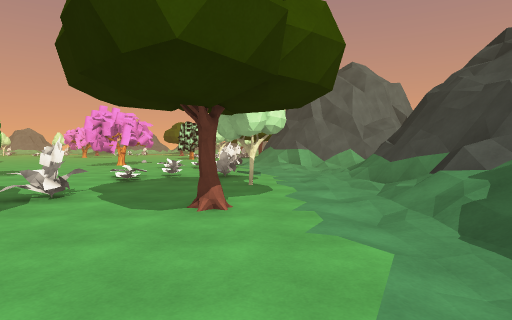
View 1 (above)

24 first-person views from a walk through a 3-D level made in the Unity game engine. The camera is 1.2 m above the floor, tilts 2° down and sees 75° across. The floor is counted in squares, 2 m on a side. Each view is taken from the middle of a square. On the plan, view 1 faces up. The plan holds only what a view shows up to about 10 squares ahead; the rest is blank. The place goes on beyond the plan. Some animated figures are not drawn. Some surface patterns are stand-ins.

View 2
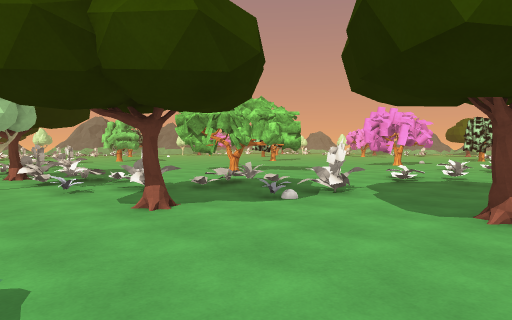

View 3
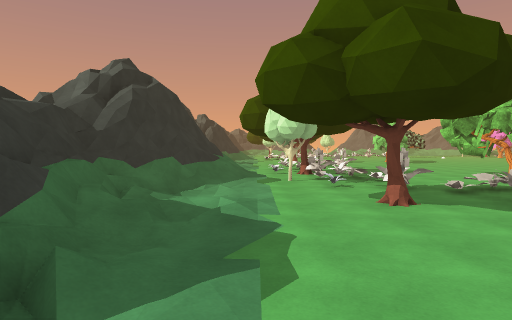

View 4
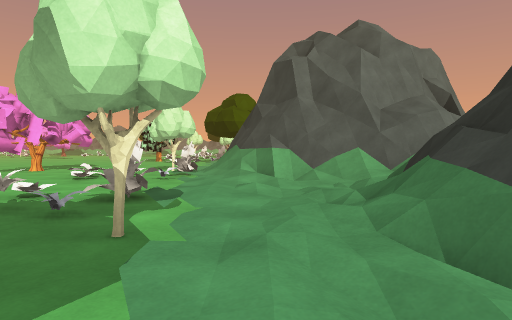

View 5
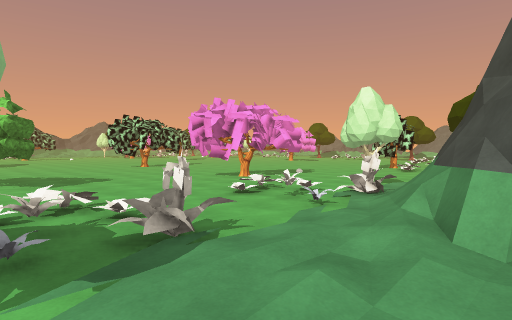

View 6
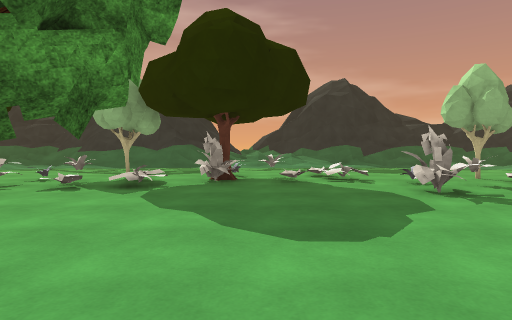

View 7
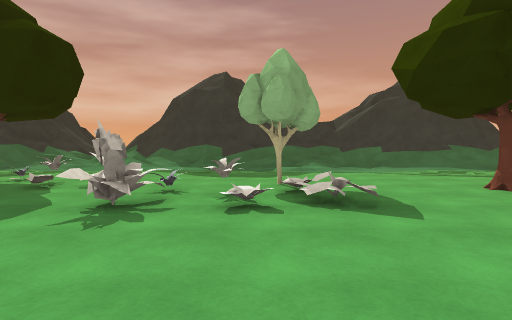

View 8
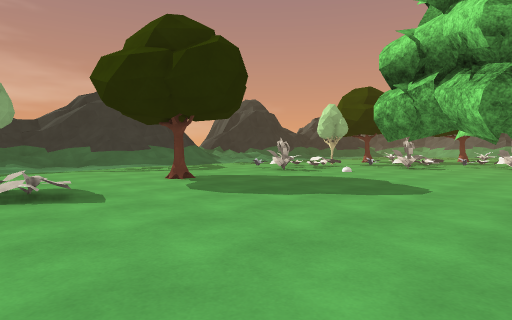

View 9
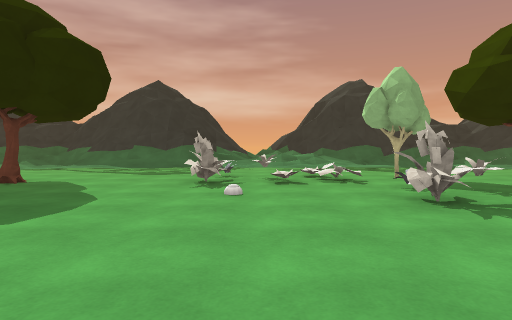

View 10
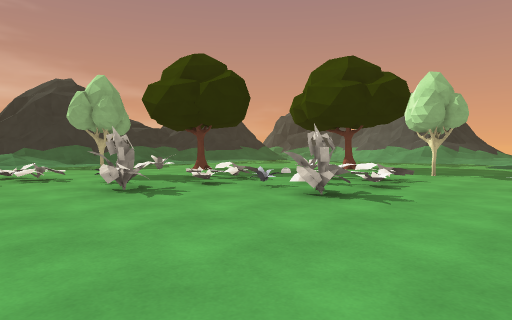

View 11
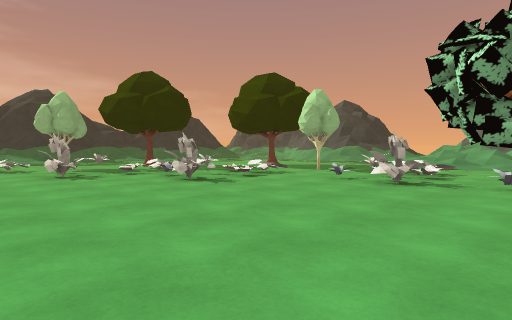

View 12
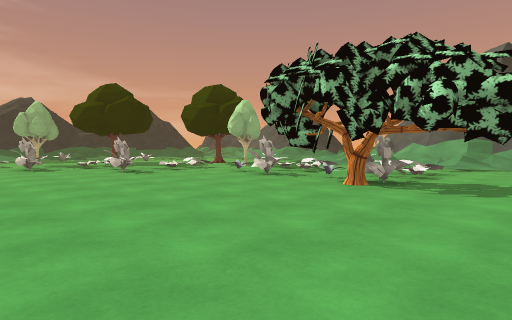

View 13
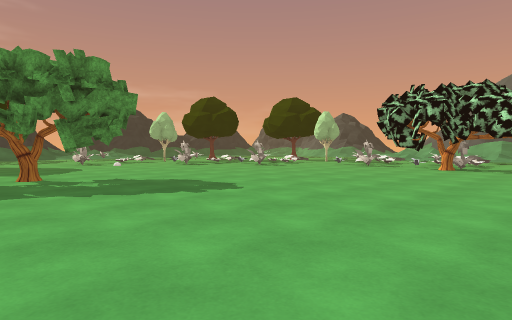

View 14
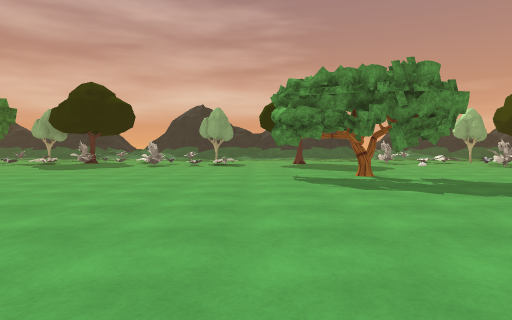

View 15
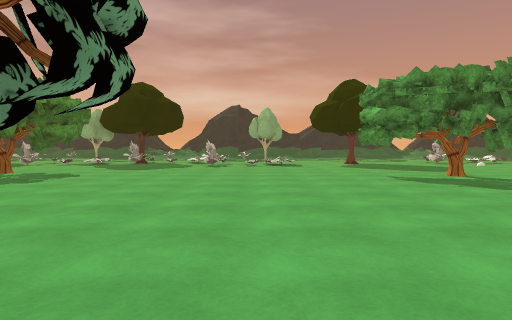

View 16
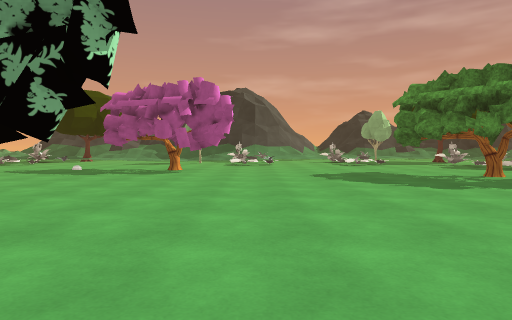

View 17
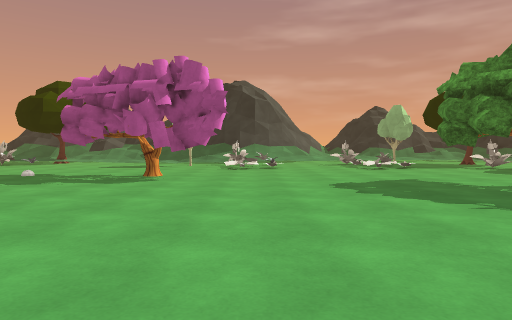

View 18
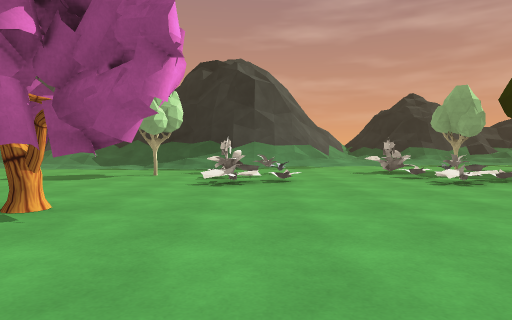

View 19
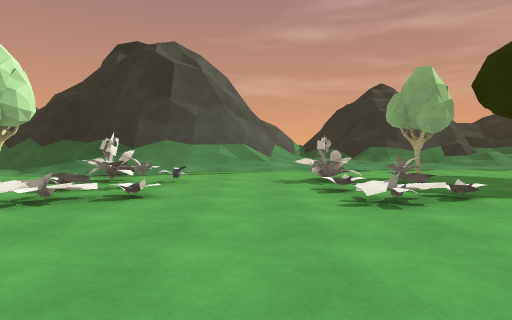

View 20
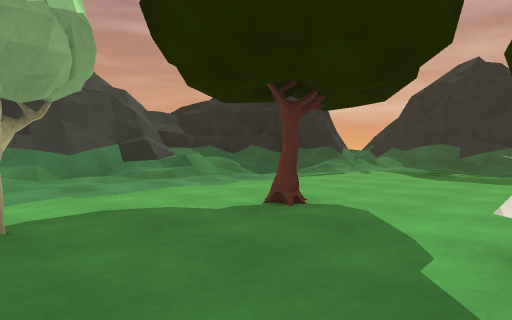

View 21
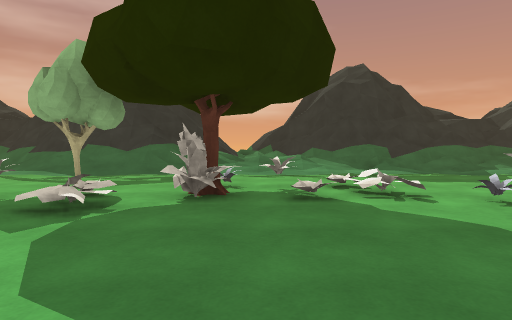

View 22
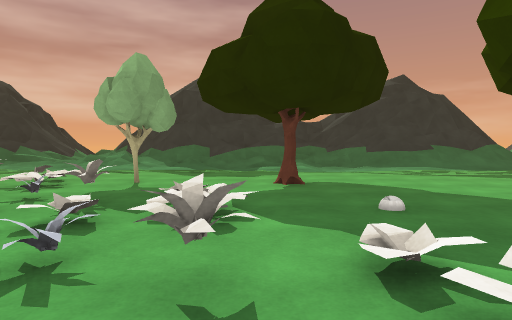

View 23
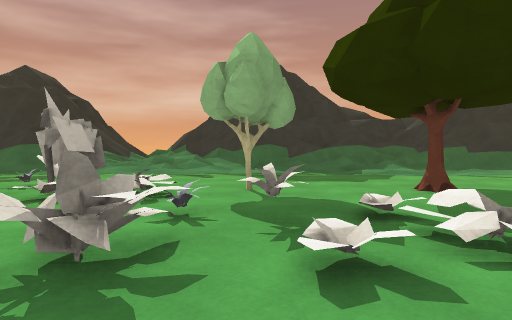

View 24
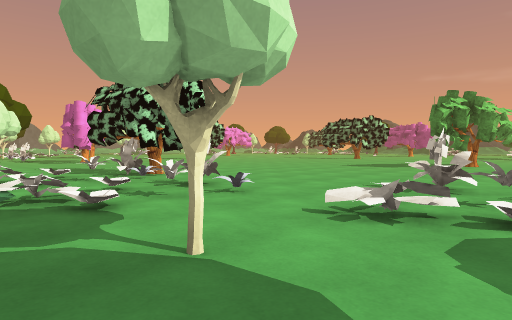

### Floor plan
Key: @ floor where view 1 was taken; # wall or solid block; x gap in a wall; . main floor; : floor 0.25 m higher than the main floor; + floor 0.5 m higher than the main floor; / step, stairs or slope; = window, fence, low wall or low ledge; ^ raised ledge; v drop or lower ground; T tree; O other object.
Columns run from 31 left of view 1 to 5 right of it. Each row starts with its distance up from view 1.
 16                      ....TT....:#
 15  ............... .T......T...../##=
 14 :..T..............T......TT..T:/###
 13 :./OT.............T......T..//Ox##==
 12 :OO/T.......................OO//#v==v
 11 /..OT.........................O/##v##
 10 +//O...........................//#==#
  9 +OO/........................//O/:/==
  8 /..O........TTT.........T...OO//:+=#
  7 .T...O......TTT.......TT......OT:/=
  6 ...OO.................TT........:/#=
  5 .....O.................../O/O...:/#=
  4 T....O.O.................//OO.T.:/==
  3  .....OO........OOO....O/O......:///=
  2 .......///O..T....O//TO/OO.T....:#=#=
  1 ...T..T//OO......T.O/O..T......./=#
  0 ......../..///::::..//.///::/::@/##
 -1 #/.::::+++/////:::::=//###/::/=:=#
 -2 ^##==###=//=^##=v###= /=^##x=#####
 -3 =###=^^##/## #=//==^#=#^ =#/##^^#
 -4      =  #/#   = ==  #==   = ===

Where each view was taken, in squares from view 1:
view 1: 0 up, 0 right, facing up
view 2: 0 up, 0 right, facing up-left
view 3: 0 up, 1 right, facing left
view 4: 4 up, 1 right, facing up
view 5: 7 up, 2 right, facing up-left
view 6: 8 up, 10 left, facing down
view 7: 7 up, 14 left, facing down
view 8: 8 up, 14 left, facing down-left
view 9: 8 up, 22 left, facing down
view 10: 9 up, 22 left, facing down-left
view 11: 12 up, 22 left, facing down-left
view 12: 15 up, 22 left, facing down-left
view 13: 15 up, 17 left, facing down-left
view 14: 15 up, 16 left, facing down
view 15: 15 up, 14 left, facing down
view 16: 12 up, 15 left, facing right
view 17: 12 up, 13 left, facing right
view 18: 12 up, 9 left, facing right
view 19: 10 up, 7 left, facing right
view 20: 7 up, 3 left, facing down-right
view 21: 6 up, 10 left, facing down
view 22: 7 up, 27 left, facing down
view 23: 6 up, 25 left, facing down
view 24: 5 up, 31 left, facing up-right
